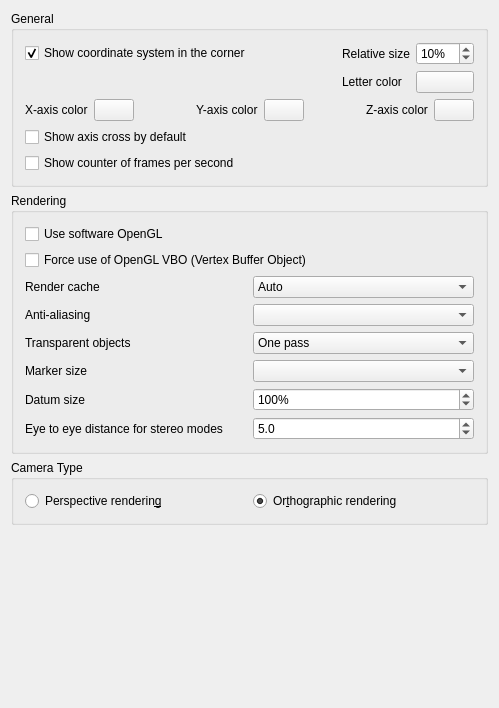
<?xml version="1.0" encoding="UTF-8"?>
<ui version="4.0">
 <class>Gui::Dialog::DlgSettings3DView</class>
 <widget class="QWidget" name="Gui::Dialog::DlgSettings3DView">
  <property name="geometry">
   <rect>
    <x>0</x>
    <y>0</y>
    <width>499</width>
    <height>708</height>
   </rect>
  </property>
  <property name="windowTitle">
   <string>3D View</string>
  </property>
  <layout class="QVBoxLayout" name="verticalLayout_2">
   <item>
    <widget class="QGroupBox" name="GroupBoxGeneral">
     <property name="enabled">
      <bool>true</bool>
     </property>
     <property name="title">
      <string>General</string>
     </property>
     <layout class="QVBoxLayout" name="verticalLayout">
      <item>
       <layout class="QGridLayout" name="gridLayoutCoord">
        <item row="0" column="0">
         <widget class="Gui::PrefCheckBox" name="CheckBox_CornerCoordSystem">
          <property name="toolTip">
           <string>Main coordinate system will always be shown in
lower right corner within opened files</string>
          </property>
          <property name="text">
           <string>Show coordinate system in the corner</string>
          </property>
          <property name="checked">
           <bool>true</bool>
          </property>
          <property name="prefEntry" stdset="0">
           <cstring>CornerCoordSystem</cstring>
          </property>
          <property name="prefPath" stdset="0">
           <cstring>View</cstring>
          </property>
         </widget>
        </item>
        <item row="0" column="1">
         <spacer name="horizontalSpacerCoord">
          <property name="orientation">
           <enum>Qt::Orientation::Horizontal</enum>
          </property>
          <property name="sizeHint" stdset="0">
           <size>
            <width>40</width>
            <height>0</height>
           </size>
          </property>
         </spacer>
        </item>
        <item row="0" column="2">
         <widget class="QLabel" name="labelCoordSize">
          <property name="text">
           <string>Relative size</string>
          </property>
          <property name="alignment">
           <set>Qt::AlignmentFlag::AlignRight|Qt::AlignmentFlag::AlignTrailing|Qt::AlignmentFlag::AlignVCenter</set>
          </property>
         </widget>
        </item>
        <item row="0" column="3">
         <widget class="Gui::PrefSpinBox" name="SpinBox_CornerCoordSystemSize">
          <property name="toolTip">
           <string>Size of main coordinate system representation
in the corner in % of height/width of the viewport</string>
          </property>
          <property name="suffix">
           <string notr="true">%</string>
          </property>
          <property name="minimum">
           <number>2</number>
          </property>
          <property name="maximum">
           <number>100</number>
          </property>
          <property name="value">
           <number>10</number>
          </property>
          <property name="prefEntry" stdset="0">
           <cstring>CornerCoordSystemSize</cstring>
          </property>
          <property name="prefPath" stdset="0">
           <cstring>View</cstring>
          </property>
         </widget>
        </item>
        <item row="1" column="2">
         <widget class="QLabel" name="axisLetterColorLabel">
          <property name="text">
           <string>Letter color</string>
          </property>
         </widget>
        </item>
        <item row="1" column="3">
         <widget class="Gui::PrefColorButton" name="axisLetterColor">
          <property name="toolTip">
           <string>Axis letter and FPS counter color</string>
          </property>
          <property name="color">
           <color>
            <red>0</red>
            <green>0</green>
            <blue>0</blue>
           </color>
          </property>
          <property name="prefEntry" stdset="0">
           <cstring>AxisLetterColor</cstring>
          </property>
          <property name="prefPath" stdset="0">
           <cstring>View</cstring>
          </property>
         </widget>
        </item>
       </layout>
      </item>
      <item>
       <layout class="QHBoxLayout" name="horizontalLayout_2">
        <item>
         <widget class="QLabel" name="xAxisLabel">
          <property name="text">
           <string>X-axis color</string>
          </property>
         </widget>
        </item>
        <item>
         <widget class="Gui::PrefColorButton" name="xAxisColor">
          <property name="text">
           <string/>
          </property>
          <property name="color">
           <color>
            <red>204</red>
            <green>51</green>
            <blue>51</blue>
           </color>
          </property>
          <property name="prefEntry" stdset="0">
           <cstring>AxisXColor</cstring>
          </property>
          <property name="prefPath" stdset="0">
           <cstring>View</cstring>
          </property>
         </widget>
        </item>
        <item>
         <spacer name="horizontalSpacer_2">
          <property name="orientation">
           <enum>Qt::Orientation::Horizontal</enum>
          </property>
          <property name="sizeHint" stdset="0">
           <size>
            <width>40</width>
            <height>20</height>
           </size>
          </property>
         </spacer>
        </item>
        <item>
         <widget class="QLabel" name="yAxisLabel">
          <property name="text">
           <string>Y-axis color</string>
          </property>
         </widget>
        </item>
        <item>
         <widget class="Gui::PrefColorButton" name="yAxisColor">
          <property name="text">
           <string/>
          </property>
          <property name="color">
           <color>
            <red>51</red>
            <green>204</green>
            <blue>51</blue>
           </color>
          </property>
          <property name="prefEntry" stdset="0">
           <cstring>AxisYColor</cstring>
          </property>
          <property name="prefPath" stdset="0">
           <cstring>View</cstring>
          </property>
         </widget>
        </item>
        <item>
         <spacer name="horizontalSpacer_3">
          <property name="orientation">
           <enum>Qt::Orientation::Horizontal</enum>
          </property>
          <property name="sizeHint" stdset="0">
           <size>
            <width>40</width>
            <height>20</height>
           </size>
          </property>
         </spacer>
        </item>
        <item>
         <widget class="QLabel" name="zAxisLabel">
          <property name="text">
           <string>Z-axis color</string>
          </property>
         </widget>
        </item>
        <item>
         <widget class="Gui::PrefColorButton" name="zAxisColor">
          <property name="text">
           <string/>
          </property>
          <property name="color">
           <color>
            <red>51</red>
            <green>51</green>
            <blue>204</blue>
           </color>
          </property>
          <property name="prefEntry" stdset="0">
           <cstring>AxisZColor</cstring>
          </property>
          <property name="prefPath" stdset="0">
           <cstring>View</cstring>
          </property>
         </widget>
        </item>
       </layout>
      </item>
      <item>
       <widget class="Gui::PrefCheckBox" name="CheckBox_ShowAxisCross">
        <property name="toolTip">
         <string>Axis cross will be shown by default at file
opening or creation</string>
        </property>
        <property name="text">
         <string>Show axis cross by default</string>
        </property>
        <property name="prefEntry" stdset="0">
         <cstring>ShowAxisCross</cstring>
        </property>
        <property name="prefPath" stdset="0">
         <cstring>View</cstring>
        </property>
       </widget>
      </item>
      <item>
       <widget class="Gui::PrefCheckBox" name="CheckBox_ShowFPS">
        <property name="toolTip">
         <string>Time needed for last operation and resulting frame rate
will be shown at the lower left corner in opened files</string>
        </property>
        <property name="text">
         <string>Show counter of frames per second</string>
        </property>
        <property name="prefEntry" stdset="0">
         <cstring>ShowFPS</cstring>
        </property>
        <property name="prefPath" stdset="0">
         <cstring>View</cstring>
        </property>
       </widget>
      </item>
     </layout>
    </widget>
   </item>
   <item>
    <widget class="QGroupBox" name="GroupBox12">
     <property name="enabled">
      <bool>true</bool>
     </property>
     <property name="title">
      <string>Rendering</string>
     </property>
     <layout class="QVBoxLayout" name="verticalLayout_3">
      <item>
       <widget class="Gui::PrefCheckBox" name="CheckBox_use_SW_OpenGL">
        <property name="toolTip">
         <string>This option is useful for troubleshooting graphics card and driver problems.
On Apple Silicon (including M4/M5) FreeCAD still draws the 3D view with OpenGL,
which macOS translates to Metal. If the viewport is laggy or unstable, try this
fallback, then restart. A native Metal/Qt RHI viewport is planned separately.

Changing this option requires a restart of the application.</string>
        </property>
        <property name="text">
         <string>Use software OpenGL</string>
        </property>
        <property name="prefEntry" stdset="0">
         <cstring>UseSoftwareOpenGL</cstring>
        </property>
        <property name="prefPath" stdset="0">
         <cstring>OpenGL</cstring>
        </property>
       </widget>
      </item>
      <item>
       <widget class="Gui::PrefCheckBox" name="CheckBox_useVBO">
        <property name="toolTip">
         <string>A VBO is an OpenGL feature that enables uploading geometry data
to the graphics card, and is how efficient 3D rendering is done
on modern hardware.
This feature might not be used by default if you are running old
hardware or drivers. By selecting this option its usage will be
forcibly enabled.

Note: Turning this on is typically not required. If you do,
remember to report this setting as enabled when seeking support.</string>
        </property>
        <property name="text">
         <string>Force use of OpenGL VBO (Vertex Buffer Object)</string>
        </property>
        <property name="prefEntry" stdset="0">
         <cstring>UseVBO</cstring>
        </property>
        <property name="prefPath" stdset="0">
         <cstring>View</cstring>
        </property>
       </widget>
      </item>
      <item>
       <layout class="QGridLayout" name="gridLayout">
        <item row="0" column="0">
         <widget class="QLabel" name="renderCacheLabel">
          <property name="text">
           <string>Render cache</string>
          </property>
         </widget>
        </item>
        <item row="5" column="0">
         <widget class="QLabel" name="textLabel1">
          <property name="text">
           <string>Eye to eye distance for stereo modes</string>
          </property>
         </widget>
        </item>
        <item row="0" column="1">
         <widget class="QComboBox" name="renderCache">
          <property name="minimumSize">
           <size>
            <width>120</width>
            <height>0</height>
           </size>
          </property>
          <property name="toolTip">
           <string>'Render caching' is another way to say 'Rendering acceleration'.
There are 3 options available to achieve this:
1) 'Auto' (default), let Coin3D decide where to cache.
2) 'Distributed', manually turn on cache for all view provider root node.
3) 'Centralized', manually turn off cache in all nodes of all view provider, and
only cache at the scene graph root node. This offers the fastest rendering speed
but slower response to any scene changes.</string>
          </property>
          <property name="currentIndex">
           <number>0</number>
          </property>
          <item>
           <property name="text">
            <string>Auto</string>
           </property>
          </item>
          <item>
           <property name="text">
            <string>Distributed</string>
           </property>
          </item>
          <item>
           <property name="text">
            <string>Centralized</string>
           </property>
          </item>
         </widget>
        </item>
        <item row="1" column="1">
         <widget class="QComboBox" name="comboAliasing">
          <property name="minimumSize">
           <size>
            <width>120</width>
            <height>0</height>
           </size>
          </property>
          <property name="toolTip">
           <string>Method of multisample anti-aliasing</string>
          </property>
         </widget>
        </item>
        <item row="1" column="0">
         <widget class="QLabel" name="aliasingLAbel">
          <property name="text">
           <string>Anti-aliasing</string>
          </property>
         </widget>
        </item>
        <item row="5" column="1">
         <widget class="Gui::PrefDoubleSpinBox" name="FloatSpinBox_EyeDistance">
          <property name="minimumSize">
           <size>
            <width>120</width>
            <height>0</height>
           </size>
          </property>
          <property name="toolTip">
           <string>Eye-to-eye distance used for stereo projections.
The specified value is a factor that will be multiplied with the
bounding box size of the 3D object that is currently displayed.</string>
          </property>
          <property name="decimals">
           <number>1</number>
          </property>
          <property name="minimum">
           <double>0.100000000000000</double>
          </property>
          <property name="maximum">
           <double>1000.000000000000000</double>
          </property>
          <property name="singleStep">
           <double>2.000000000000000</double>
          </property>
          <property name="value">
           <double>5.000000000000000</double>
          </property>
          <property name="prefEntry" stdset="0">
           <cstring>EyeDistance</cstring>
          </property>
          <property name="prefPath" stdset="0">
           <cstring>View</cstring>
          </property>
         </widget>
        </item>
        <item row="2" column="1">
         <widget class="Gui::PrefComboBox" name="comboTransparentRender">
          <property name="minimumSize">
           <size>
            <width>120</width>
            <height>0</height>
           </size>
          </property>
          <property name="toolTip">
           <string>Render types of transparent objects</string>
          </property>
          <property name="prefEntry" stdset="0">
           <cstring>TransparentObjectRenderType</cstring>
          </property>
          <property name="prefPath" stdset="0">
           <cstring>View</cstring>
          </property>
          <item>
           <property name="text">
            <string>One pass</string>
           </property>
          </item>
          <item>
           <property name="text">
            <string>Backface pass</string>
           </property>
          </item>
         </widget>
        </item>
        <item row="2" column="0">
         <widget class="QLabel" name="transparentRenderLabel">
          <property name="toolTip">
           <string/>
          </property>
          <property name="text">
           <string>Transparent objects</string>
          </property>
         </widget>
        </item>
        <item row="3" column="0">
         <widget class="QLabel" name="markerSizeLabel">
          <property name="toolTip">
           <string/>
          </property>
          <property name="text">
           <string>Marker size</string>
          </property>
         </widget>
        </item>
        <item row="3" column="1">
         <widget class="QComboBox" name="boxMarkerSize">
          <property name="minimumSize">
           <size>
            <width>120</width>
            <height>0</height>
           </size>
          </property>
          <property name="toolTip">
           <string>Size of vertices in the Sketcher, TechDraw and other workbenches</string>
          </property>
         </widget>
        </item>
        <item row="4" column="0">
         <widget class="QLabel" name="markerSizeLabel_2">
          <property name="toolTip">
           <string/>
          </property>
          <property name="text">
           <string>Datum size</string>
          </property>
         </widget>
        </item>
        <item row="4" column="1">
         <widget class="Gui::PrefDoubleSpinBox" name="FloatSpinBox_DatumScale">
          <property name="minimumSize">
           <size>
            <width>120</width>
            <height>0</height>
           </size>
          </property>
          <property name="toolTip">
           <string>Size of core datum objects</string>
          </property>
          <property name="suffix">
           <string>%</string>
          </property>
          <property name="decimals">
           <number>0</number>
          </property>
          <property name="minimum">
           <double>0.000000000000000</double>
          </property>
          <property name="maximum">
           <double>400.000000000000000</double>
          </property>
          <property name="singleStep">
           <double>5.000000000000000</double>
          </property>
          <property name="value">
           <double>100.000000000000000</double>
          </property>
          <property name="prefEntry" stdset="0">
           <cstring>DatumScale</cstring>
          </property>
          <property name="prefPath" stdset="0">
           <cstring>View</cstring>
          </property>
         </widget>
        </item>
       </layout>
      </item>
     </layout>
    </widget>
   </item>
   <item>
    <widget class="QGroupBox" name="groupBoxCamera">
     <property name="title">
      <string>Camera Type</string>
     </property>
     <layout class="QGridLayout" name="gridLayout1">
      <property name="leftMargin">
       <number>11</number>
      </property>
      <property name="topMargin">
       <number>11</number>
      </property>
      <property name="rightMargin">
       <number>11</number>
      </property>
      <property name="bottomMargin">
       <number>11</number>
      </property>
      <property name="spacing">
       <number>6</number>
      </property>
      <item row="0" column="0">
       <widget class="Gui::PrefRadioButton" name="radioPerspective">
        <property name="toolTip">
         <string>Objects will appear in a perspective projection</string>
        </property>
        <property name="text">
         <string>Perspective renderin&amp;g</string>
        </property>
        <property name="prefEntry" stdset="0">
         <cstring>Perspective</cstring>
        </property>
        <property name="prefPath" stdset="0">
         <cstring>View</cstring>
        </property>
       </widget>
      </item>
      <item row="0" column="1">
       <widget class="Gui::PrefRadioButton" name="radioOrthographic">
        <property name="toolTip">
         <string>Objects will be in orthographic projection</string>
        </property>
        <property name="text">
         <string>Or&amp;thographic rendering</string>
        </property>
        <property name="checked">
         <bool>true</bool>
        </property>
        <property name="prefEntry" stdset="0">
         <cstring>Orthographic</cstring>
        </property>
        <property name="prefPath" stdset="0">
         <cstring>View</cstring>
        </property>
       </widget>
      </item>
     </layout>
    </widget>
   </item>
   <item>
    <spacer>
     <property name="orientation">
      <enum>Qt::Orientation::Vertical</enum>
     </property>
     <property name="sizeHint" stdset="0">
      <size>
       <width>455</width>
       <height>16</height>
      </size>
     </property>
    </spacer>
   </item>
  </layout>
 </widget>
 <layoutdefault spacing="6" margin="11"/>
 <customwidgets>
  <customwidget>
   <class>Gui::ColorButton</class>
   <extends>QPushButton</extends>
   <header>Gui/Widgets.h</header>
  </customwidget>
  <customwidget>
   <class>Gui::PrefSpinBox</class>
   <extends>QSpinBox</extends>
   <header>Gui/PrefWidgets.h</header>
  </customwidget>
  <customwidget>
   <class>Gui::PrefColorButton</class>
   <extends>Gui::ColorButton</extends>
   <header>Gui/PrefWidgets.h</header>
  </customwidget>
  <customwidget>
   <class>Gui::PrefRadioButton</class>
   <extends>QRadioButton</extends>
   <header>Gui/PrefWidgets.h</header>
  </customwidget>
  <customwidget>
   <class>Gui::PrefCheckBox</class>
   <extends>QCheckBox</extends>
   <header>Gui/PrefWidgets.h</header>
  </customwidget>
  <customwidget>
   <class>Gui::PrefComboBox</class>
   <extends>QComboBox</extends>
   <header>Gui/PrefWidgets.h</header>
  </customwidget>
  <customwidget>
   <class>Gui::PrefDoubleSpinBox</class>
   <extends>QDoubleSpinBox</extends>
   <header>Gui/PrefWidgets.h</header>
  </customwidget>
 </customwidgets>
 <resources/>
 <connections>
  <connection>
   <sender>CheckBox_CornerCoordSystem</sender>
   <signal>toggled(bool)</signal>
   <receiver>SpinBox_CornerCoordSystemSize</receiver>
   <slot>setEnabled(bool)</slot>
   <hints>
    <hint type="sourcelabel">
     <x>20</x>
     <y>20</y>
    </hint>
    <hint type="destinationlabel">
     <x>20</x>
     <y>20</y>
    </hint>
   </hints>
  </connection>
  <connection>
   <sender>CheckBox_CornerCoordSystem</sender>
   <signal>toggled(bool)</signal>
   <receiver>axisLetterColor</receiver>
   <slot>setEnabled(bool)</slot>
   <hints>
    <hint type="sourcelabel">
     <x>20</x>
     <y>20</y>
    </hint>
    <hint type="destinationlabel">
     <x>20</x>
     <y>20</y>
    </hint>
   </hints>
  </connection>
 </connections>
</ui>
